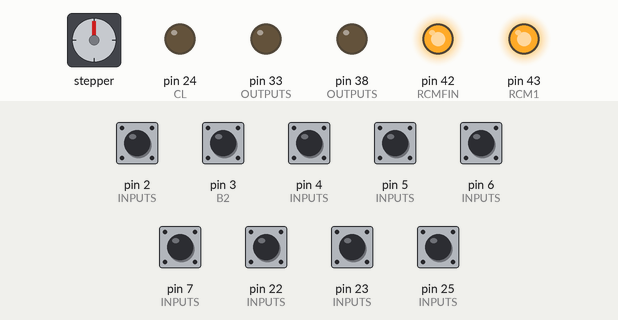
The sketch below on a simulated Arduino Mega 2560, built with avr-gcc and run on an emulated ATmega2560. On the bench: stepper motor, output pins drawn as LEDs (lit = HIGH). Wiring (inferred from the names in the program): stepper motor (200 steps per turn assumed): coils pin 37, pin 36, pin 35, pin 34. The inputs (shaded band) are chosen by the test bench; at power-on: pin 2 (INPUTS), pin 3 (B2), pin 4 (INPUTS), pin 5 (INPUTS), pin 6 (INPUTS), pin 7 (INPUTS), pin 22 (INPUTS), pin 23 (INPUTS), pin 25 (INPUTS) HIGH.

Above: at 1.2 s.
1.3 s: pin 22 (INPUTS) pulled LOW for 0.15 s
At 2.0 s:
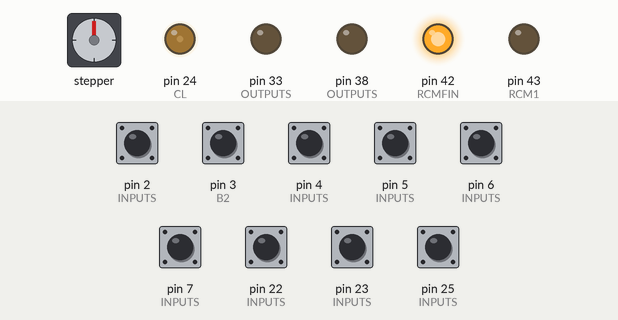
2.9 s: pin 2 (INPUTS) pulled LOW for 0.15 s
At 3.03 s:
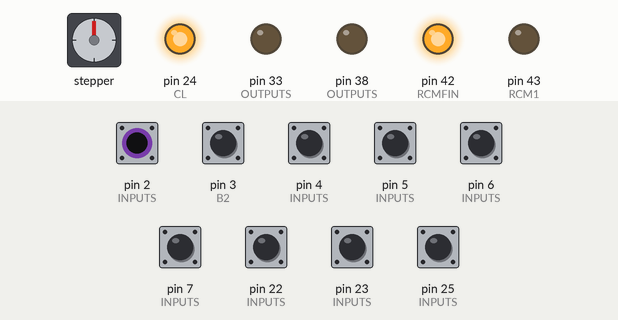
5.9 s: pin 3 (B2) pulled LOW for 1 s
At 7.4 s:
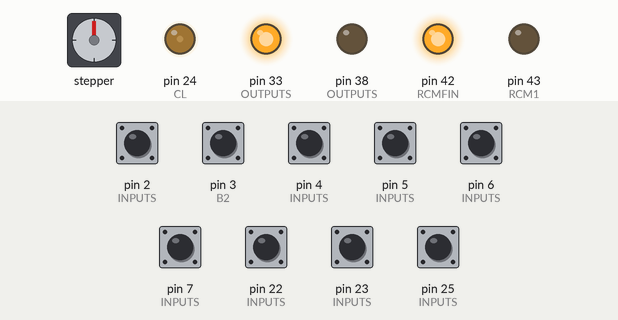
8.9 s: pin 25 (INPUTS) pulled LOW for 0.15 s
At 10.3 s:
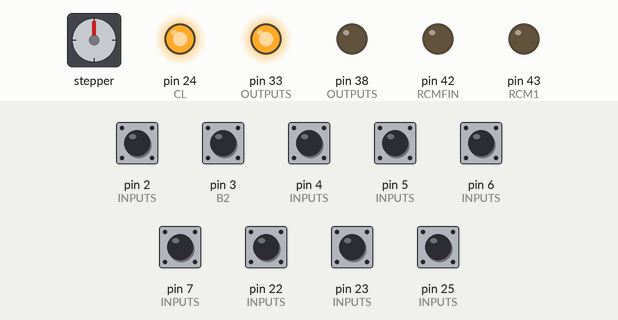
Timing chart, 0 to 20.5 s (numbered marks = the images above; inputs shaded):
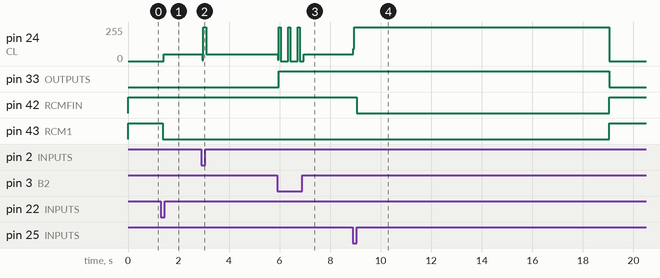

The sketch:

mickey.ino
```cpp
/* Evento comicon disneychanell
 * MICKEY
 * MEGA, botones stepper UNL20003 y rele
 * 5/12/18
 */

//INCLUDES
#include <Stepper.h>

//CONSTANTES
//EDITABLE
#define SPRINT              false
#define N_PASOS             2
#define TIEMPO_PARPADEO     4000
#define TIEMPO_RESET        3000
#define TIEMPO_FIN          10000
#define CL                  24
#define CB                  25
#define RSCLOCK             22
#define BCLOCK              23
#define STEPA               8
#define STEPB               10
#define STEPC               9
#define STEPD               11
#define UNL1                36
#define UNL2                33
#define UNL3                35
#define UNL4                37
#define UNL5                38
#define UNL6                34
#define RCM1                43
#define RCMFIN              42
#define B1                  2
#define B2                  3
#define B3                  4
#define B4                  5
#define B5                  6
#define B6                  7

#define DS  15


const int N_INPUTS = 9;
const int INPUTS[N_INPUTS] = {CB,B1,B2,B3,B4,B5,B6,RSCLOCK,BCLOCK};
const int INPUTS_ISTATE[N_INPUTS] = {1,1,1,1,1,1,1,1,1};
const int N_OUTPUTS = 9;
const int OUTPUTS[N_OUTPUTS] = {CL,RCM1,RCMFIN,UNL1, UNL2, UNL3, UNL4, UNL5, UNL6};
const int OUTPUTS_ISTATE[N_OUTPUTS] = {0,1,1,0,0,0,0,0,0};

//GLOBALES
const int stepsPerRevolution = 200;
Stepper myStepper(stepsPerRevolution, STEPA, STEPB, STEPC, STEPD);
int lugar_secuencia = 0;
const int LARGO_SECUENCIA = 6;
const int SECUENCIA [LARGO_SECUENCIA] ={1,5,2,0,3,4};
const int REF = B1;
const int REF_UNL = 3;
const int N_BOTO = 6;
int bot_ant = 100;
//NO EDITABLE
int paso_actual = 0;
int paso_anterior = 0;
unsigned long timer_print = 0;
unsigned long control_timer = 0;
int contador_control = 0;
////////////////////////////////////SETUP///////////////////////////////
//NO EDITABLE
void setup() {
  if(SPRINT){Serial.begin(9600);}
//declara entradas
  for(int a = 0;a < N_INPUTS;a++){
    pinMode(INPUTS[a] , INPUT);
    digitalWrite(INPUTS[a] , INPUTS_ISTATE[a]);
  }
//declara salidas
  for(int a = 0;a < N_OUTPUTS;a++){
    pinMode(OUTPUTS[a] , OUTPUT);
    digitalWrite(OUTPUTS[a] , OUTPUTS_ISTATE[a]);
  }

//EDITABLE
  myStepper.setSpeed(150);
}

///////////////////////////////////////LOOP//////////////////////////////////////////
void loop() {
  boolean change = false;
  paso_actual = control_base(paso_actual);
  if(paso_anterior != paso_actual){change = true;paso_anterior = paso_actual;}
  paso_actual = game(paso_actual,change);
  showme();
}

//NO EDITABLE
int control_base(int paso_actual)
{
  if((millis() - control_timer) > (TIEMPO_PARPADEO/((paso_actual+1)*2)))
  {
    if(contador_control % 2 == 0){
        if(contador_control >= paso_actual*2){digitalWrite(CL , LOW);}else{digitalWrite(CL , HIGH);}
        }else{
          digitalWrite(CL , LOW);}
    contador_control++;
    if(contador_control > (paso_actual+1)*2){contador_control = 0;}
    }

  if(check(0,CB,DS)){
    digitalWrite(CL , HIGH);
    unsigned long reset_timer = millis();
    boolean check_reset = true;
    boolean reset_resu = false;
    while(check_reset){
      check_reset = check(0,CB,DS);
      if((millis() - reset_timer) > TIEMPO_RESET){
        check_reset = false;
        reset_resu = true;
        }
      }
    if(reset_resu){paso_actual = 0;}else{paso_actual++;}
    }
  return paso_actual;
}

boolean check (boolean cual, int entrada, int ds)
{
  boolean resu = false;
  int contador = 0;
  if(cual){ while(digitalRead(entrada) == 1 && resu == false){delay(ds);contador++;if(contador == 5){resu = true;}}
  }else{    while(digitalRead(entrada) == 0 && resu == false){delay(ds);contador++;if(contador == 5){resu = true;}}}
  return resu;
}

//EDITABLE

int game(int paso_actual, boolean change)
{
  switch(paso_actual){

    case 0:
      if(change){reset_game(); while(check(0,RSCLOCK,DS)){myStepper.step(1000);}}
      while(check(0,BCLOCK,DS)){myStepper.step(100);delay(1);}
      if(check(0,RSCLOCK,DS)){paso_actual++;}
      break;

    case 1:
      if(change){digitalWrite(RCM1,LOW);}
      for(int i = 0; i < N_BOTO;i++){
        if(check(0,REF+i,DS) && bot_ant != i){
          bot_ant = i;
          if(SECUENCIA[lugar_secuencia] == i){
            digitalWrite(OUTPUTS[REF_UNL+i],HIGH);
            lugar_secuencia++;
            }else {
              for(int i = 0; i < N_BOTO;i++){digitalWrite(OUTPUTS[REF_UNL+i],LOW);lugar_secuencia = 0;}}
        }

        }
      if(lugar_secuencia == LARGO_SECUENCIA){paso_actual++;}
      break;

    }
//FIN
  if(paso_actual >= N_PASOS){paso_actual = 0;digitalWrite(RCMFIN,LOW);delay(TIEMPO_FIN);}

  return paso_actual;

}

void reset_game()
{
    for(int a = 0;a < N_OUTPUTS;a++){
    digitalWrite(OUTPUTS[a] , OUTPUTS_ISTATE[a]);
  }
  lugar_secuencia = 0;
}

void showme ()
{
  if(SPRINT && millis() - timer_print > 1000)
  {
    Serial.println("------NUEVA MEDICION------");
    Serial.print("Actual: ");
    Serial.println(digitalRead(B2));
    timer_print = millis();
    }
  }
```

Measured:
- after the input at 1.3 s, pin 24 (CL): 0/255 → 51/255 after 0.12 s; pin 43 (RCM1): HIGH → LOW after 0.08 s
- after the input at 2.9 s, pin 24 (CL): 51/255 → 255/255 at once, → 51/255 0.16 s later
- after the input at 5.9 s, pin 33 (OUTPUTS): LOW → HIGH after 0.08 s
- after the input at 8.9 s, pin 24 (CL): 51/255 → 255/255 at once, → 0/255 10.1 s later; pin 33 (OUTPUTS): HIGH → LOW after 10.2 s; pin 42 (RCMFIN): HIGH → LOW after 0.15 s, → HIGH 10.0 s later; pin 43 (RCM1): LOW → HIGH after 10.2 s
